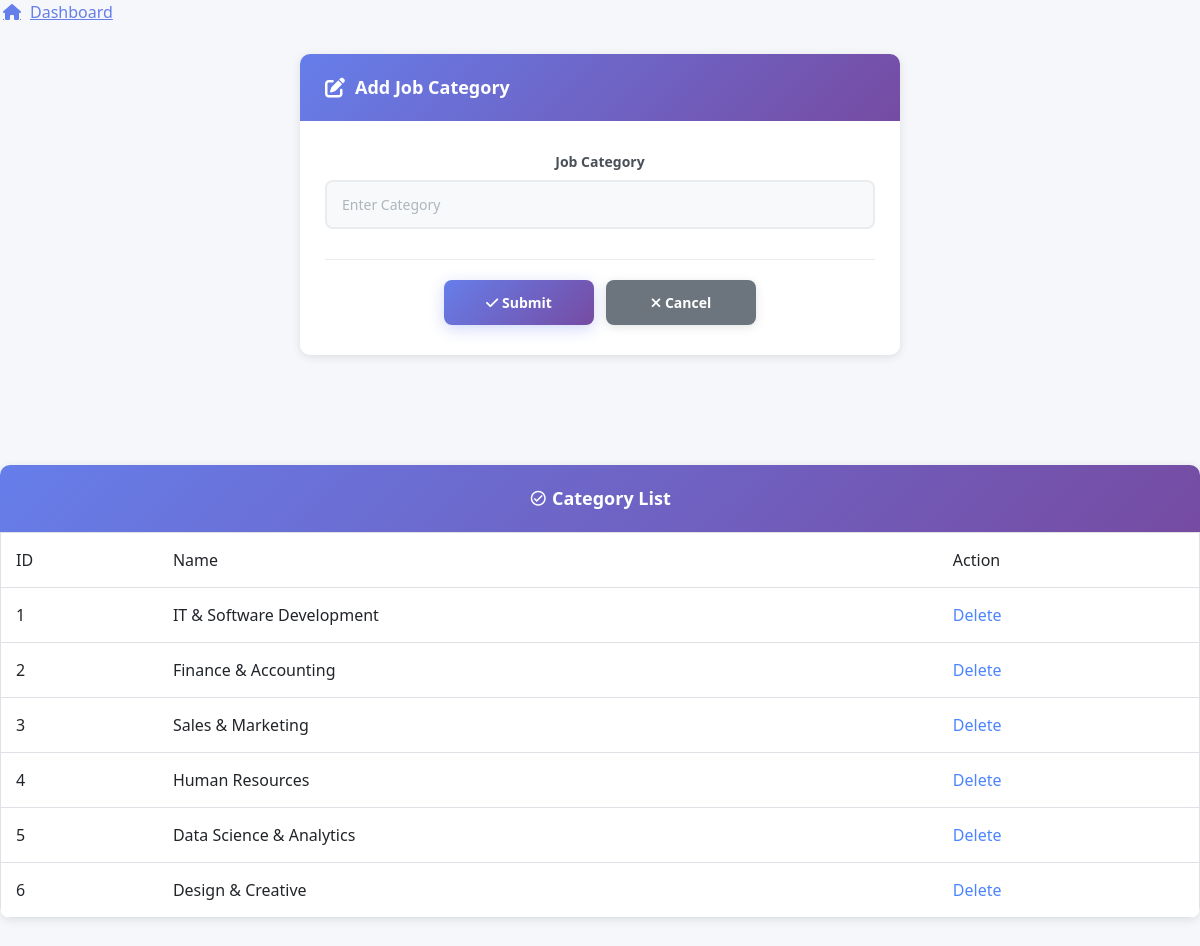
The app's page /Admin/JobCategory.php with its own data.
### tables this page shows
CREATE TABLE `tbl_job_category` (
  `job_category_id` int(11) NOT NULL,
  `job_category_name` varchar(50) NOT NULL
);

### Admin/JobCategory.php (the view, shortened to what this page needs)
<?php
include("../Assets/Connection/connection.php");
		?>
<!DOCTYPE html PUBLIC "-//W3C//DTD XHTML 1.0 Transitional//EN" "http://www.w3.org/TR/xhtml1/DTD/xhtml1-transitional.dtd">
<html xmlns="http://www.w3.org/1999/xhtml">
<head>
 <link rel="stylesheet" href="https://cdnjs.cloudflare.com/ajax/libs/MaterialDesign-Webfont/7.0.96/css/materialdesignicons.min.css">
    <link href="https://cdnjs.cloudflare.com/ajax/libs/bootstrap/5.3.0/css/bootstrap.min.css" rel="stylesheet">
    <link rel="stylesheet" href="https://cdnjs.cloudflare.com/ajax/libs/font-awesome/6.4.0/css/all.min.css">
    <link rel="stylesheet" href="../Assets/Templates/Admin/Admin-Template/Styles/Dashboard.css">
    <link rel="stylesheet" href="../Assets/Templates/Admin/Admin-Template/Styles/ButtonImage.css">
	  <link rel="stylesheet" href="../Assets/Templates/Admin/Admin-Template/Styles/FormsTextbox.css">
</head>
<body>
   <p> <a href="AdminHome.php" class="link-with-icon">
        <i class="fas fa-home"></i>
        Dashboard
        </a>
    </p>
<center>
<form id="form1" name="form1" method="post" action="">
  <div class="form-container">
    <div class="form-header">
      <i class="fas fa-edit"></i> Add Job Category
    </div>
    <div class="form-body">
      <div class="form-group">
        <label for="txt_name2" class="form-label">Job Category</label>
        <input type="text" name="txt_name" id="txt_name2" class="form-control" placeholder="Enter Category" required />
      </div>
      <div class="form-actions">
        <button type="submit" name="btn_submit" id="btn_submit" class="btn-primary">
          <i class="fas fa-check"></i> Submit
        </button>
        <button type="reset" name="txt_cancel" id="txt_cancel" class="btn-secondary">
          <i class="fas fa-times"></i> Cancel
        </button>
      </div>
    </div>
  </div>
  <p>&nbsp;</p>
  <p>&nbsp;</p>
<div class="table-container">
<div class="table-header">
<i class="mdi mdi-check-circle-outline"></i> Category List
</div>
  <div class="table-responsive">
<table border="1" height="150" class="table">
   <tr>
         <td width="">ID</td>
         <td width="">Name</td>
         <td width="">Action</td>
   </tr>
   <?php
   $i=0;
   $selqry="select * from tbl_job_category";
   $rows=$con->query($selqry);
   while($data=$rows->fetch_assoc())
   {
	    $i++;
	?>
	<tr>
	    <td><?php echo $i ?></td>
        <td><?php echo $data['job_category_name'] ?></td>
        <td><a href="Jobcategory.php? clrID=<?php echo $data['job_category_id']?>">Delete</a></td>
</tr>
   <?php
   }
   ?>
                    </table>
                </div>
            </div>
  </form>
  </center>
  </body>
  </html>

### Assets/Templates/Admin/Admin-Template/Styles/Dashboard.css (style rules this page uses)
:root { --primary-color: #4c84ff; --secondary-color: #6c757d; --success-color: #28a745; --danger-color: #dc3545; --warning-color: #ffc107; --info-color: #17a2b8; --light-color: #f8f9fa; --dark-color: #343a40; --sidebar-width: 280px; }
* { margin: 0; padding: 0; box-sizing: border-box; }
body { font-family: 'Segoe UI', Tahoma, Geneva, Verdana, sans-serif; background-color: #f5f7fa; color: #333; }
.table-container { background: white; border-radius: 10px; box-shadow: 0 2px 10px rgba(0,0,0,0.1); margin-bottom: 30px; overflow: hidden; }
.table-header { background: linear-gradient(135deg, #667eea 0%, #764ba2 100%); color: white; padding: 20px 25px; font-size: 18px; font-weight: 600; }
.table-responsive { border-radius: 0 0 10px 10px; }
.table { margin-bottom: 0; }
.table td { padding: 15px; vertical-align: middle; border-bottom: 1px solid #dee2e6; }
.table-container { animation: fadeIn 0.5s ease; }

### Assets/Templates/Admin/Admin-Template/Styles/ButtonImage.css (style rules this page uses)
.btn-primary { padding: 12px 30px; background: linear-gradient(135deg, #667eea 0%, #764ba2 100%); color: white; border: none; border-radius: 8px; font-size: 14px; font-weight: 600; cursor: pointer; text-decoration: none; display: inline-block; transition: all 0.3s ease; box-shadow: 0 4px 15px rgba(102, 126, 234, 0.3); }
.btn-secondary { padding: 12px 30px; background: #6c757d; color: white; border: none; border-radius: 8px; font-size: 14px; font-weight: 600; cursor: pointer; text-decoration: none; display: inline-block; transition: all 0.3s ease; box-shadow: 0 2px 10px rgba(108, 117, 125, 0.2); }
a { color: #4c84ff; text-decoration: none; transition: all 0.3s ease; }
.link-with-icon { display: inline-flex; align-items: center; gap: 8px; color: #4c84ff; text-decoration: none; font-weight: 500; transition: all 0.3s ease; }
.link-with-icon i { font-size: 16px; transition: transform 0.3s ease; }

### Assets/Templates/Admin/Admin-Template/Styles/FormsTextbox.css (style rules this page uses)
.form-container { background: white; border-radius: 10px; box-shadow: 0 2px 10px rgba(0,0,0,0.1); max-width: 600px; margin: 30px auto; overflow: hidden; animation: fadeIn 0.5s ease; }
.form-header { background: linear-gradient(135deg, #667eea 0%, #764ba2 100%); color: white; padding: 20px 25px; font-size: 18px; font-weight: 600; display: flex; align-items: center; gap: 10px; }
.form-header i { font-size: 20px; }
.form-body { padding: 30px 25px; }
.form-group { margin-bottom: 25px; }
.form-label { display: block; margin-bottom: 8px; color: #495057; font-weight: 600; font-size: 14px; }
.form-control { width: 100%; padding: 12px 15px; border: 2px solid #e9ecef; border-radius: 8px; font-size: 14px; font-family: 'Segoe UI', Tahoma, Geneva, Verdana, sans-serif; color: #495057; background-color: #f8f9fa; transition: all 0.3s ease; outline: none; }
.form-control::placeholder { color: #adb5bd; }
.form-actions { display: flex; gap: 12px; justify-content: center; margin-top: 30px; padding-top: 20px; border-top: 1px solid #e9ecef; }
.form-actions button, .form-actions input[type="submit"], .form-actions input[type="reset"], .form-actions input[type="button"] { flex: 1; max-width: 150px; }

### records on screen
tbl_job_category: job_category_name "IT & Software Development"
tbl_job_category: job_category_name "Finance & Accounting"
tbl_job_category: job_category_name "Sales & Marketing"
tbl_job_category: job_category_name "Human Resources"
tbl_job_category: job_category_name "Data Science & Analytics"
tbl_job_category: job_category_name "Design & Creative"
